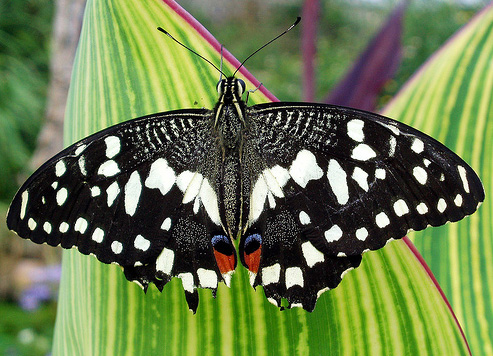
%> input picture data/butterfly.jpg, 493 x 356 px
$ octave main.m   (GNU Octave 9; MATLAB toolbox functions it lacks are replaced by stand-ins)
%> lines starting %> are read from the running program, lines starting %| are printed output that depends on the picture
### code/createFilter.m
%createFilter.m
function [filter] = createFilter(sigma)
% Code to generate reasonable laplacian filter with given sigma value

    % gaussianScales = [1 2 4 8 sqrt(2)*8];
    % logScales      = [1 2 4 8 sqrt(2)*8];
    logScale      = sigma;
    % dxScales       = [1 2 4 8 sqrt(2)*8];
    % dyScales       = [1 2 4 8 sqrt(2)*8];

    % filterBank = cell(numel(gaussianScales) + numel(logScales) + numel(dxScales) + numel(dyScales),1);
    filterBank = cell(numel(logScale),1);

    idx = 0;

    % [4 lines of commented-out code are left out]

    for scale = logScale
        idx = idx + 1;
        filter{idx} = scale^2*fspecial('log', 2*ceil(scale*2.5)+1, scale);%matrix size is odd
    end

    % [13 lines of commented-out code are left out]

end

### code/main.m
%main.m
%CONVERT THIS INTO A INPUT FUNCTION WHICH TAKES N AND IMAGE
img=imread('..\data\butterfly.jpg');
%> img is the input picture: size 356x493x3 uint8; mean R, G, B 106.9, 123.5, 76.9
img=rgb2gray(img);%converting the RGB colorspace into grayscale
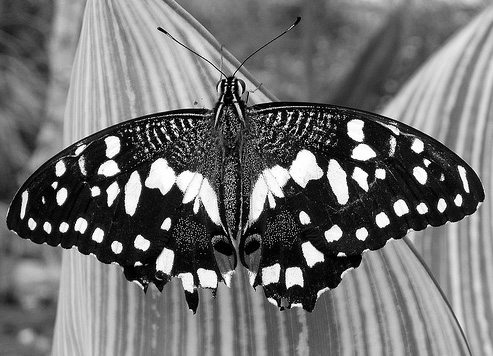
%> img: size 356x493 uint8; min 0, max 255, mean 113.3
img=double(img);%converting into double format
%> img: size 356x493 double
img=img/255;

% imshow(img);
% h,w - dimensions of image,
% n - number of levels in scale space
n=15; %max number of iteration
[h,w]=size(img);%stroing the dimension of the image
%> h = 356; w = 493
scale_space = zeros(h,w,n);
Scale_Space = zeros(h, w, n);
% [cim, r, c]=harris(img,1,1000,1,1);
Sigma=2;%defining the initial scale value
h = waitbar(0,'Finding filter responses in 15 iterations');
k=2^(0.35);
X=[];
Y=[];
R=[];
imshow(img); hold on;
threshold=0.02;
for i=1:n
	%if i>1
	sigma=Sigma*k^(i-1);
	%end
	sigma
	filter  = createFilter(sigma);
	scale_space(:,:,i)=imfilter(img, filter{1}).^2;%applying Laplacian filter and storing its squared values
	waitbar(i/n,h,sprintf('%d / %d filters generated',i,n))%waitbar, random stuff
	% cim=scale_space(:,:,i);
	% sze = 2*3+1; %mask of 7X7, based upon harris
	% radius=2^0.5*sigma;                   % radius of the circle, sigma=radius/1.414
	mx = ordfilt2(scale_space(:,:,i),9,ones(3,3)); % Grey-scale dilate.
	% % maxSpace(:,:,i) = max(maxSpace(:,:,max(i-1,1):min(i+1,n)),[],3);
	Scale_Space(:,:,i) = mx;
end
%> this loop made 15 passes
%> pass 1, `mx = ordfilt2(scale_space(:,:,i),9,ones(3,3));`:
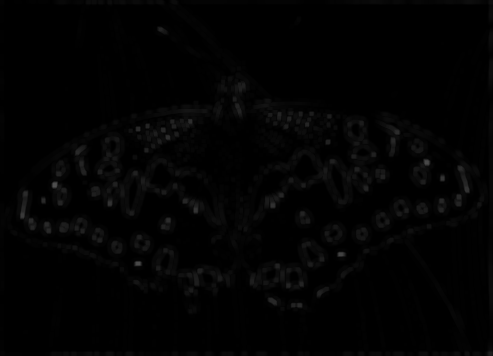
%> mx: size 356x493 double; min 9.2e-07, max 0.313, mean 0.0116

for i = 1:n
    Scale_Space(:,:,i) = max(Scale_Space(:,:,max(i-1,1):min(i+1,n)),[],3);
end
Scale_Space = Scale_Space .* (Scale_Space == scale_space);
for i=1:n
	[r,c] = find(Scale_Space(:,:,i)>=threshold);
	radius=2^0.5*Sigma*k^(i-1);% radius of the circle, sigma=radius/1.414
	s=size(r,2);
	Rad = repmat(radius, [s, 1]);
	size(Rad);
	% R=[R;Rad];
	if i==1
%> (the run ends here)
